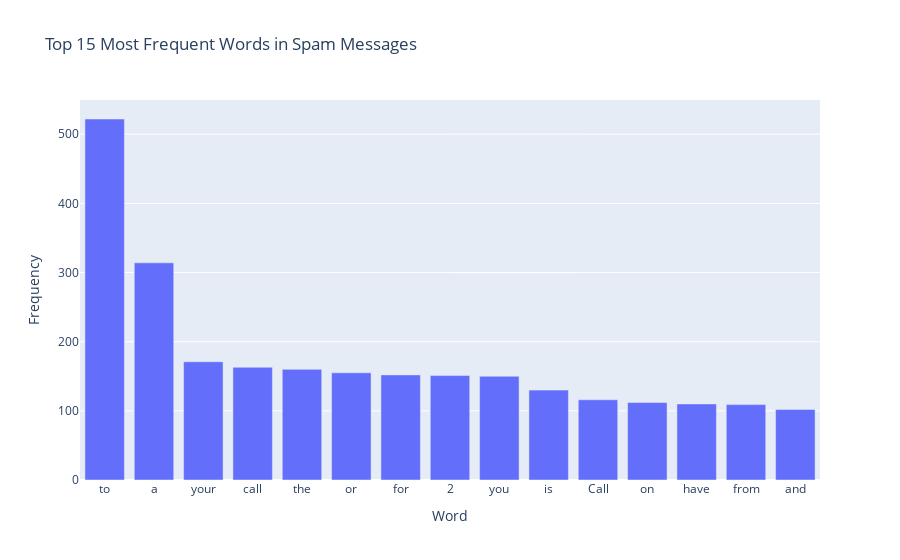

Notebook code cell kept with this figure:
### Markdown cell above
## Bar chart of spam words

### Code cell
# Create a list of all words in the spam messages
spam_words = ' '.join(df.query('label == 1')['text']).split()

# Count the occurrences of each word
word_counts = Counter(spam_words)

# Create a DataFrame with the words and their frequencies
word_counts_df = pd.DataFrame(word_counts.most_common(15), columns=['Word', 'Frequency'])

# Plot the bar chart
px.bar(word_counts_df, x='Word', y='Frequency', title='Top 15 Most Frequent Words in Spam Messages')

### Figure 1 — Plotly figure (JSON) as saved in the notebook; plotly's stock layout.template omitted (floating-point values rounded to 4 significant figures)
{"data": [{"alignmentgroup": "True", "hovertemplate": "Word=%{x}<br>Frequency=%{y}<extra></extra>", "legendgroup": "", "marker": {"color": "#636efa", "pattern": {"shape": ""}}, "name": "", "offsetgroup": "", "orientation": "v", "showlegend": false, "textposition": "auto", "type": "bar", "x": ["to", "a", "your", "call", "the", "or", "for", "2", "you", "is", "Call", "on", "have", "from", "and"], "xaxis": "x", "y": [522, 314, 171, 163, 160, 155, 152, 151, 150, 130, 116, 112, 110, 109, 102], "yaxis": "y"}], "layout": {"barmode": "relative", "legend": {"tracegroupgap": 0}, "title": {"text": "Top 15 Most Frequent Words in Spam Messages"}, "xaxis": {"anchor": "y", "domain": [0, 1], "title": {"text": "Word"}}, "yaxis": {"anchor": "x", "domain": [0, 1], "title": {"text": "Frequency"}}}}
